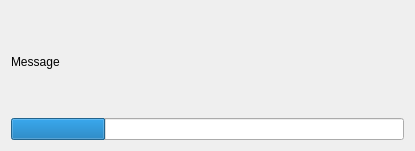
<?xml version="1.0" encoding="UTF-8"?>
<ui version="4.0">
 <class>Dialog</class>
 <widget class="QDialog" name="Dialog">
  <property name="geometry">
   <rect>
    <x>0</x>
    <y>0</y>
    <width>415</width>
    <height>151</height>
   </rect>
  </property>
  <property name="windowTitle">
   <string/>
  </property>
  <layout class="QVBoxLayout" name="verticalLayout_2">
   <item>
    <layout class="QVBoxLayout" name="verticalLayout">
     <item>
      <widget class="QLabel" name="textLabel">
       <property name="sizePolicy">
        <sizepolicy hsizetype="Preferred" vsizetype="Minimum">
         <horstretch>0</horstretch>
         <verstretch>0</verstretch>
        </sizepolicy>
       </property>
       <property name="text">
        <string>Message</string>
       </property>
      </widget>
     </item>
     <item>
      <widget class="QProgressBar" name="progressBar">
       <property name="value">
        <number>24</number>
       </property>
       <property name="textVisible">
        <bool>false</bool>
       </property>
       <property name="orientation">
        <enum>Qt::Horizontal</enum>
       </property>
       <property name="format">
        <string/>
       </property>
      </widget>
     </item>
    </layout>
   </item>
  </layout>
 </widget>
 <resources/>
 <connections/>
</ui>
